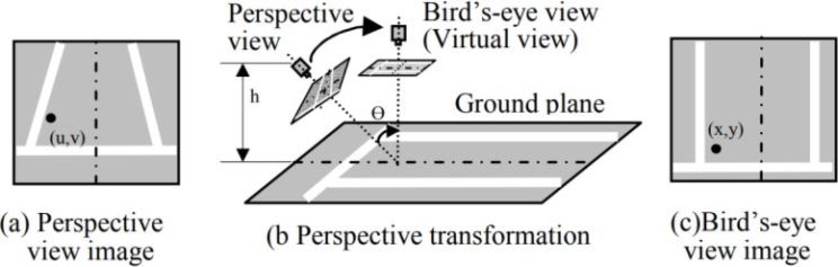
#> input picture Lab/Other/Markdown Image/Birds-eye_view.png, 838 x 267 px, given in place of road_2.jpg, which was not available
$ jupyter execute Lab2_solve.ipynb   (older library calls are emulated)   (text cells are left out)
#> lines starting #> are read from the running program, lines starting #| are printed output that depends on the picture; after the words box and inside, x2 and y2 are one past the last pixel; in counts of white or black regions, pixels touching at a corner belong together; pictures that were not available may be replaced by others from this repository, and a replacement may not be noted
[cell 1]
from google.colab.patches import cv2_imshow
import cv2
import numpy as np
import matplotlib.pyplot as plt

[cell 2]
image_path = "/content/road_2.jpg"
# Đọc ảnh và trả về một ma trận 3 chiều ứng với các kênh màu B,G,R
img = cv2.imread(image_path)
#> img is the input picture: shape (267, 838, 3); mean B, G, R 220.4, 220.5, 220.5
# Hiển thị ảnh lên cửa sổ giao diện
cv2_imshow(img)

[cell 3]
def gaussian_blur(image, kernel_size=5, sigma=1.4):
    return cv2.GaussianBlur(image, (kernel_size, kernel_size), sigma)

[cell 4]
# Load image and convert to grayscale
gray_image = cv2.cvtColor(img, cv2.COLOR_BGR2GRAY)
blurred_image = gaussian_blur(gray_image)

[cell 5]
# Tạo một figure với 2 subplot
fig, axs = plt.subplots(1, 2, figsize=(10, 5))

# Hiển thị ảnh đầu tiên
axs[0].imshow(gray_image, cmap='gray')
axs[0].axis('off')  # Tắt hiển thị trục

# Hiển thị ảnh thứ hai
axs[1].imshow(blurred_image, cmap='gray')
axs[1].axis('off')  # Tắt hiển thị trục

# Hiển thị figure
plt.show()

[cell 6]
def gradient(image):
    sobelx = cv2.Sobel(image, cv2.CV_64F, 1, 0, ksize=3)
    sobely = cv2.Sobel(image, cv2.CV_64F, 0, 1, ksize=3)
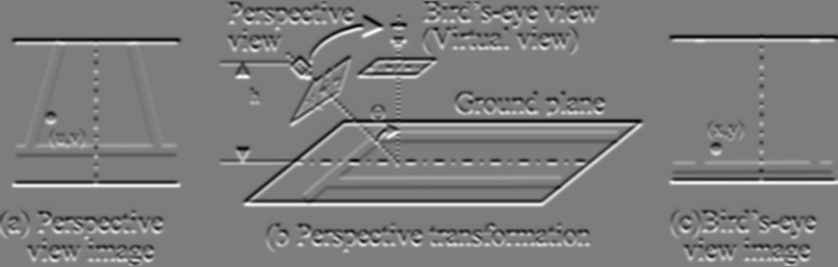
#> sobely: shape (267, 838) float64; min -474, max 492, mean 0; drawn with min black and max white
    gradient_magnitude = np.hypot(sobelx, sobely)
    gradient_direction = np.arctan2(sobely, sobelx)
    return gradient_magnitude, gradient_direction

[cell 7]
gradient_magnitude, gradient_direction = gradient(blurred_image)

[cell 8]
# Tạo một figure với 2 subplot
fig, axs = plt.subplots(1, 2, figsize=(10, 5))

# Hiển thị ảnh đầu tiên
axs[0].imshow(blurred_image, cmap='gray')
axs[0].axis('off')  # Tắt hiển thị trục

# Hiển thị ảnh thứ hai
axs[1].imshow(gradient_magnitude, cmap='gray')
axs[1].axis('off')  # Tắt hiển thị trục

# Hiển thị figure
plt.show()

[cell 9]
def non_maximum_suppression(gradient_magnitude, gradient_direction):
    M, N = gradient_magnitude.shape
#> M = 267; N = 838
    Z = np.zeros((M, N), dtype=np.float32)
    angle = gradient_direction * 180. / np.pi
    angle[angle < 0] += 180
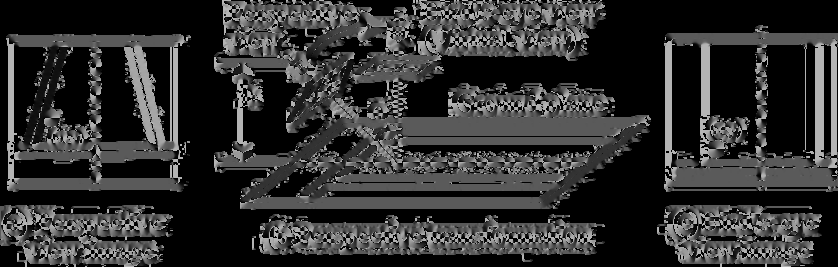
#> angle: shape (267, 838) float64; min 0, max 180, mean 48.7

    for i in range(1, M-1):
        for j in range(1, N-1):
            try:
                q = 255
                r = 255

                ### Your code starts here ###
                # Angle 0
                if (0 <= angle[i, j] < 22.5) or (157.5 <= angle[i, j] <= 180):
                    q = gradient_magnitude[i, j + 1]
                    r = gradient_magnitude[i, j - 1]
                # Angle 45
                elif 22.5 <= angle[i, j] < 67.5:
                    q = gradient_magnitude[i + 1, j - 1]
                    r = gradient_magnitude[i - 1, j + 1]
                # Angle 90
                elif 67.5 <= angle[i, j] < 112.5:
                    q = gradient_magnitude[i + 1, j]
                    r = gradient_magnitude[i - 1, j]
                # Angle 135
                elif 112.5 <= angle[i, j] < 157.5:
                    q = gradient_magnitude[i - 1, j - 1]
                    r = gradient_magnitude[i + 1, j + 1]
                ### Your code ends here ###

                if (gradient_magnitude[i, j] >= q) and (gradient_magnitude[i, j] >= r):
                    Z[i, j] = gradient_magnitude[i, j]
                else:
                    Z[i, j] = 0

            except IndexError as e:
                pass
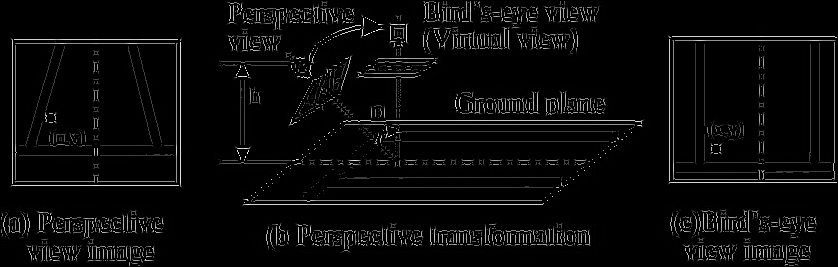
#> Z: shape (267, 838) float32; min 0, max 516.1, mean 19.3; drawn with min black and max white

    return Z

[cell 10]
nms_image = non_maximum_suppression(gradient_magnitude, gradient_direction)

[cell 11]
# Tạo một figure với 2 subplot
fig, axs = plt.subplots(1, 2, figsize=(10, 5))

# Hiển thị ảnh đầu tiên
axs[0].imshow(gradient_magnitude, cmap='gray')
axs[0].axis('off')  # Tắt hiển thị trục

# Hiển thị ảnh thứ hai
axs[1].imshow(nms_image, cmap='gray')
axs[1].axis('off')  # Tắt hiển thị trục

# Hiển thị figure
plt.show()

[cell 12]
def double_threshold(image, low_threshold, high_threshold):
    strong = 255
    weak = 50
    strong_i, strong_j = np.where(image >= high_threshold)
    weak_i, weak_j = np.where((image >= low_threshold) & (image < high_threshold))

    result = np.zeros_like(image)
    result[strong_i, strong_j] = strong
    result[weak_i, weak_j] = weak

    return result

[cell 13]
low_threshold = 0.05 * nms_image.max()
#> low_threshold = 25.81
high_threshold = 0.15 * nms_image.max()
#> high_threshold = 77.42
thresholded_image = double_threshold(nms_image, low_threshold, high_threshold)
#> in double_threshold, `strong_i, strong_j = np.where(image >= high_threshold)`: strong_i = 16114 values from 1 to 265; strong_j = 16114 values, max 836 at index 2103, min 1 at index 12199, mean 419.2
#> in double_threshold, `weak_i, weak_j = np.where((image >= low_threshold) & (image < high_thr..`: weak_i = 840 values from 1 to 265; weak_j = 840 values, max 818 at index 504, min 1 at index 620, mean 413.9

[cell 14]
# Tạo một figure với 2 subplot
fig, axs = plt.subplots(1, 2, figsize=(10, 5))

# Hiển thị ảnh đầu tiên
axs[0].imshow(nms_image, cmap='gray')
axs[0].axis('off')  # Tắt hiển thị trục

# Hiển thị ảnh thứ hai
axs[1].imshow(thresholded_image, cmap='gray')
axs[1].axis('off')  # Tắt hiển thị trục

# Hiển thị figure
plt.show()

[cell 15]
def edge_tracking(image, weak=50, strong=255):
#> called with weak = 50, strong = 255
    M, N = image.shape
#> M = 267; N = 838
    for i in range(1, M-1):
        for j in range(1, N-1):
            ### Your code starts here ###
            if (image[i, j] == weak):
                if ((image[i+1, j-1] == strong) or (image[i+1, j] == strong) or (image[i+1, j+1] == strong)
                    or (image[i, j-1] == strong) or (image[i, j+1] == strong)
                    or (image[i-1, j-1] == strong) or (image[i-1, j] == strong) or (image[i-1, j+1] == strong)):
                    image[i, j] = strong
                else:
                    image[i, j] = 0
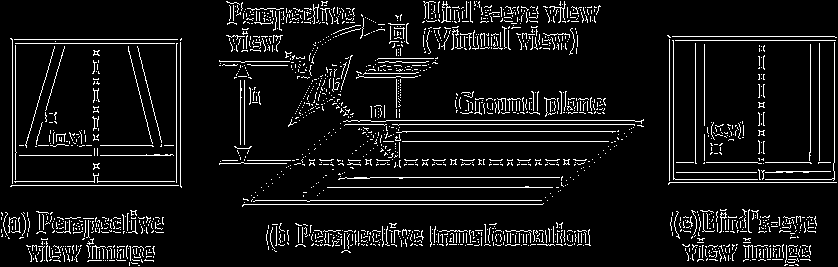
#> image: shape (267, 838) float32; 7.5% white in thin lines or dots
            ### Your code ends here ###
    return image

[cell 16]
final_image = edge_tracking(thresholded_image)

[cell 17]
# Tạo một figure với 2 subplot
fig, axs = plt.subplots(1, 2, figsize=(10, 5))

# Hiển thị ảnh đầu tiên
axs[0].imshow(thresholded_image, cmap='gray')
axs[0].axis('off')  # Tắt hiển thị trục

# Hiển thị ảnh thứ hai
axs[1].imshow(final_image, cmap='gray')
axs[1].axis('off')  # Tắt hiển thị trục

# Hiển thị figure
plt.show()

[cell 18]
def canny_edge_detection(image, low_threshold_ratio=0.05, high_threshold_ratio=0.15, sigma=1.4):

    # Làm mờ ảnh bằng cách áp dụng bộ lọc Gaussian
    blurred_image = gaussian_blur(image, sigma=sigma)

    # Tính Gradient
    gradient_magnitude, gradient_direction = gradient(blurred_image)

    # Không cực đại hóa
    nms_image = non_maximum_suppression(gradient_magnitude, gradient_direction)

    # Chọn threshold
    low_threshold = low_threshold_ratio * nms_image.max()
    high_threshold = high_threshold_ratio * nms_image.max()

    # Nhận diện cạnh
    thresholded_image = double_threshold(nms_image, low_threshold, high_threshold)
    final_image = edge_tracking(thresholded_image)
    return final_image

[cell 19]
# Load image and convert to grayscale
image = cv2.imread('/road_2.jpg', cv2.IMREAD_GRAYSCALE)
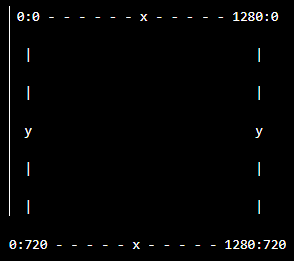
#> input picture Lab/Other/Markdown Image/xy_aris.png, 294 x 261 px, given in place of road_2.jpg, which was not available
#> image: shape (261, 294); min 0, max 255, mean 4
edges = canny_edge_detection(image)
#> in gradient (call 2), `gradient_direction = np.arctan2(sobely, sobelx)`:
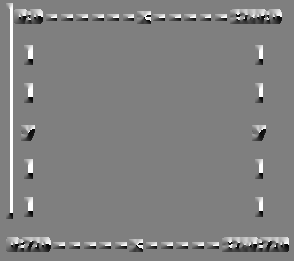
#> gradient_direction: shape (261, 294) float64; min -3.14, max 3.14, mean 0.0389; drawn with min black and max white
#> in non_maximum_suppression (call 2), `angle[angle < 0] += 180`:
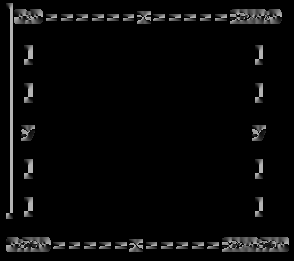
#> angle: shape (261, 294) float64; min 0, max 180, mean 9.2
#> after the loop in non_maximum_suppression (call 2), `for i in range(1, M-1):`:
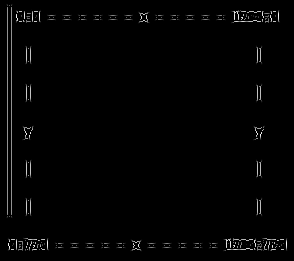
#> Z: shape (261, 294) float32; min 0, max 422.6, mean 5.7; drawn with min black and max white
#> in canny_edge_detection, `low_threshold = low_threshold_ratio * nms_image.max()`: low_threshold = 21.13
#> in canny_edge_detection, `high_threshold = high_threshold_ratio * nms_image.max()`: high_threshold = 63.39
#> call 2 of edge_tracking, with weak = 50, strong = 255
#> after the loop in edge_tracking (call 2), `for i in range(1, M-1):`:
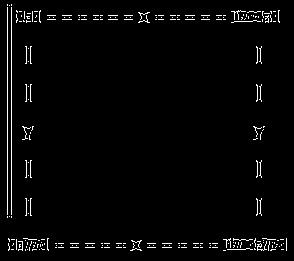
#> image: shape (261, 294) float32; 2.5% white in thin lines or dots

[cell 20]
# Tạo một figure với 2 subplot
fig, axs = plt.subplots(1, 2, figsize=(10, 5))

# Hiển thị ảnh đầu tiên
axs[0].imshow(image, cmap='gray')
axs[0].axis('off')  # Tắt hiển thị trục

# Hiển thị ảnh thứ hai
axs[1].imshow(edges, cmap='gray')
axs[1].axis('off')  # Tắt hiển thị trục

# Hiển thị figure
plt.show()

[cell 21]
# Load image and convert to grayscale
image = cv2.imread('/road_2.jpg', cv2.IMREAD_GRAYSCALE)
canny_img = cv2.Canny(image, 150, 450)
#> canny_img: shape (261, 294); 2.3% white in thin lines or dots, all inside (x1, y1, x2, y2) = (8, 5, 286, 250)

[cell 22]
# Tạo một figure với 2 subplot
fig, axs = plt.subplots(1, 2, figsize=(10, 5))

# Hiển thị ảnh đầu tiên
axs[0].imshow(image, cmap='gray')
axs[0].axis('off')  # Tắt hiển thị trục

# Hiển thị ảnh thứ hai
axs[1].imshow(canny_img, cmap='gray')
axs[1].axis('off')  # Tắt hiển thị trục

# Hiển thị figure
plt.show()

[cell 23]
# Đường dẫn đến video đầu vào và video đầu ra
input_video_path = '/road.mp4'
output_video_path = 'output_video_canny.mp4'

# Mở video đầu vào
cap = cv2.VideoCapture(input_video_path)

# Lấy thông tin về định dạng của video đầu vào
frame_width = int(cap.get(cv2.CAP_PROP_FRAME_WIDTH))
frame_height = int(cap.get(cv2.CAP_PROP_FRAME_HEIGHT))
fps = cap.get(cv2.CAP_PROP_FPS)
fourcc = cv2.VideoWriter_fourcc(*'mp4v')

# Tạo đối tượng VideoWriter để ghi video đầu ra
out = cv2.VideoWriter(output_video_path, fourcc, fps, (frame_width, frame_height), isColor=False)

while cap.isOpened():
    ret, frame = cap.read()
    if not ret:
        break

    # Chuyển đổi khung hình sang ảnh xám
    gray_frame = cv2.cvtColor(frame, cv2.COLOR_BGR2GRAY)

    # Cách 1: Áp dụng bộ lọc Canny edge detection tự code
    # edges = canny_edge_detection(gray_frame)

    # Cách 2: Áp dụng bộ lọc Canny edge detection có sẵn trong thư viện
    edges = cv2.Canny(gray_frame, 150, 450)
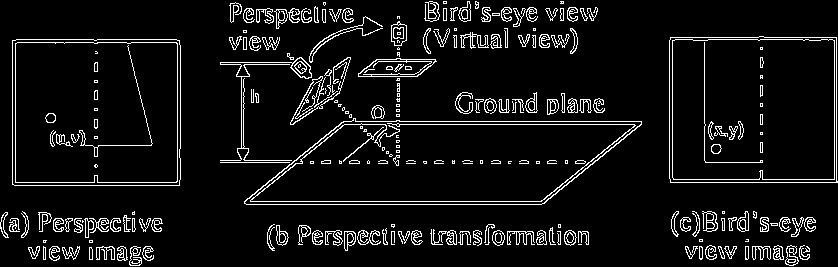
#> edges: shape (267, 838); 7.3% white in thin lines or dots

    # Ghi khung hình đã xử lý vào video đầu ra
    out.write(edges)

# Giải phóng các tài nguyên
cap.release()
out.release()
cv2.destroyAllWindows()
